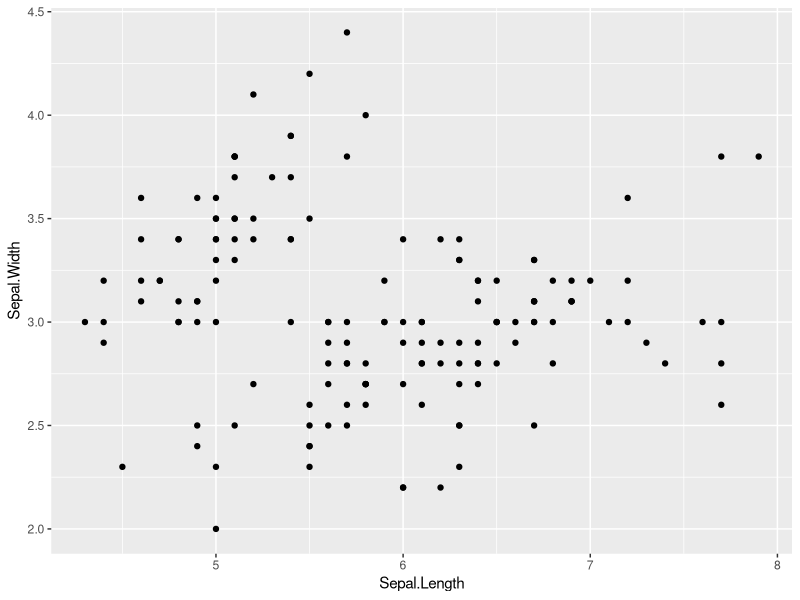
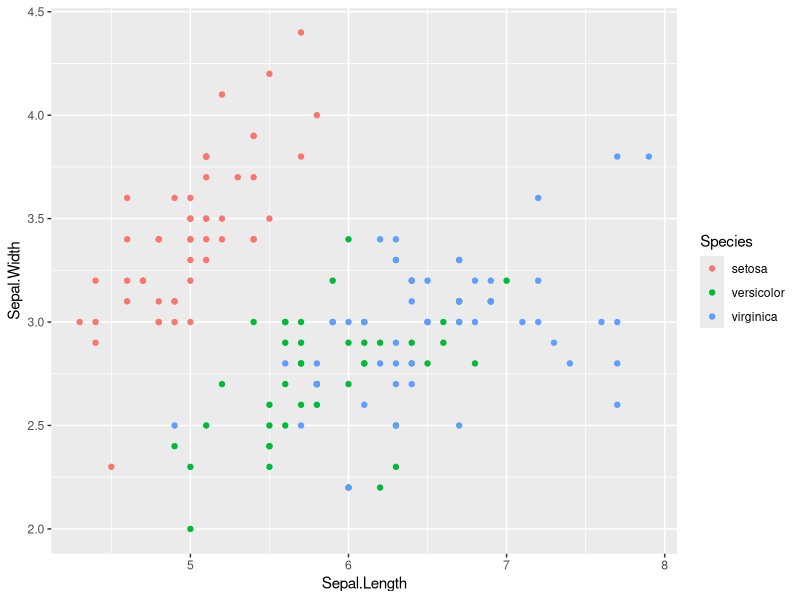
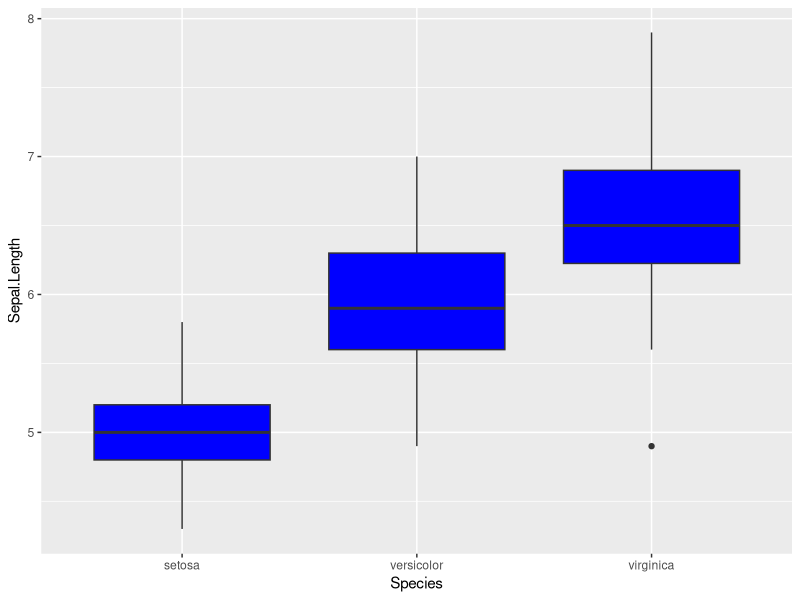
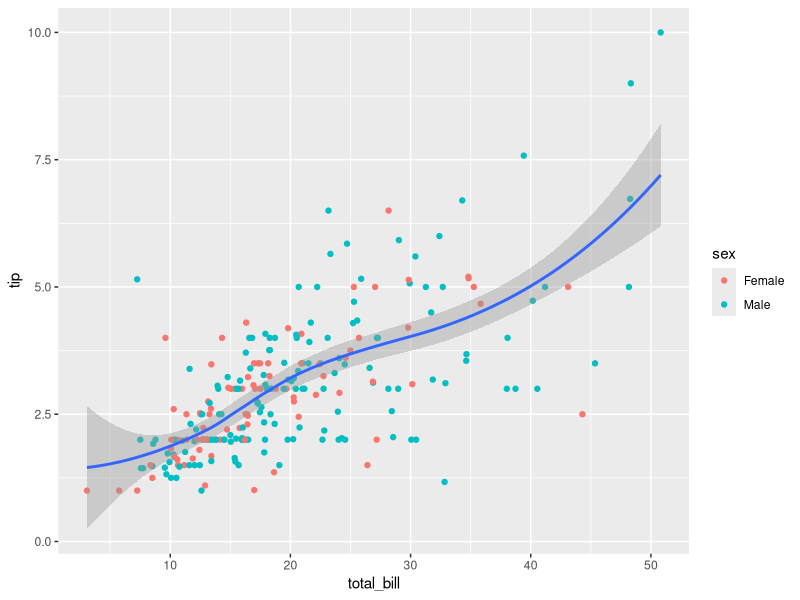

These figures' R source, in order:
## ---- chunk 1

knitr::opts_chunk$set(cache = T, highlight = T)


## ---- chunk 2
library(ggplot2)   # plotting library
library(dplyr)    # data manipulation
data("airquality")
## ---- chunk 3
filter(airquality, Temp < 58)
## ---- chunk 4
filter(airquality, is.na(Solar.R))
## ---- chunk 5
June_data <- filter(airquality, Month == 6)
nrow(June_data)  # a lot of rows to print
head(June_data)  # can have a glance using head()
## ---- chunk 6
filter(airquality, Month == 5, Temp < 60)
## ---- chunk 7
df <- select(airquality, Temp)
head(df)

## ---- chunk 8
df <- select(airquality, Month, Temp)
head(df)

## ---- chunk 9
df <- select(airquality, -Month)
head(df)
## ---- chunk 10
df <- select(airquality, Ozone:Temp)
head(df)
## ---- chunk 11
df <- mutate(airquality, Wind_kmph = 1.609 * Wind)
head(df)
## ---- chunk 12
month_conversion <- function(x){
  
  if (x == 5) month <- "May"
  else if (x == 6) month <- "June"
  else if (x == 7) month <- "July"
  else if (x == 8) month <- "August"
  else if (x == 9) month <- "September"
  else month <- NA
  
  return(month)
}

month_conversion(6)
## ---- chunk 13
df <- mutate(airquality, Month_long = sapply(Month, month_conversion)) 
head(df)
## ---- chunk 14
df <- transmute(airquality, Month_long = sapply(Month, month_conversion)) 
head(df)
## ---- chunk 15
df <- transmute(airquality,
                Wind_kmph = 1.609 * Wind,
                Month_long = sapply(Month, month_conversion)
                )

head(df)

## ---- chunk 16
filter(airquality, Month == 5) %>% 
  head()
## ---- chunk 17
airquality %>%    # airquality passed as first argument to mutate()
  mutate(Wind_kmph = 1.609 * Wind) %>%      # result of mutate() passed to filter()
  filter(Wind_kmph < 7)
## ---- chunk 18
str(iris)
## ---- chunk 19
ggplot(data = iris) + 
  geom_point(aes(x = Sepal.Length, Sepal.Width))
## ---- chunk 20
ggplot(data = iris, aes(x = Sepal.Length, Sepal.Width)) + 
  geom_point(aes(colour = Species))
## ---- chunk 21
ggplot(iris, aes(x = Species, y = Sepal.Length)) + 
  geom_boxplot(fill = "blue")
## ---- chunk 22
data(tips, package = 'reshape2')
str(tips)
## ---- chunk 23
ggplot(data = tips, aes(x = total_bill, y = tip)) +
  geom_point(aes(color = sex)) +
  geom_smooth()
